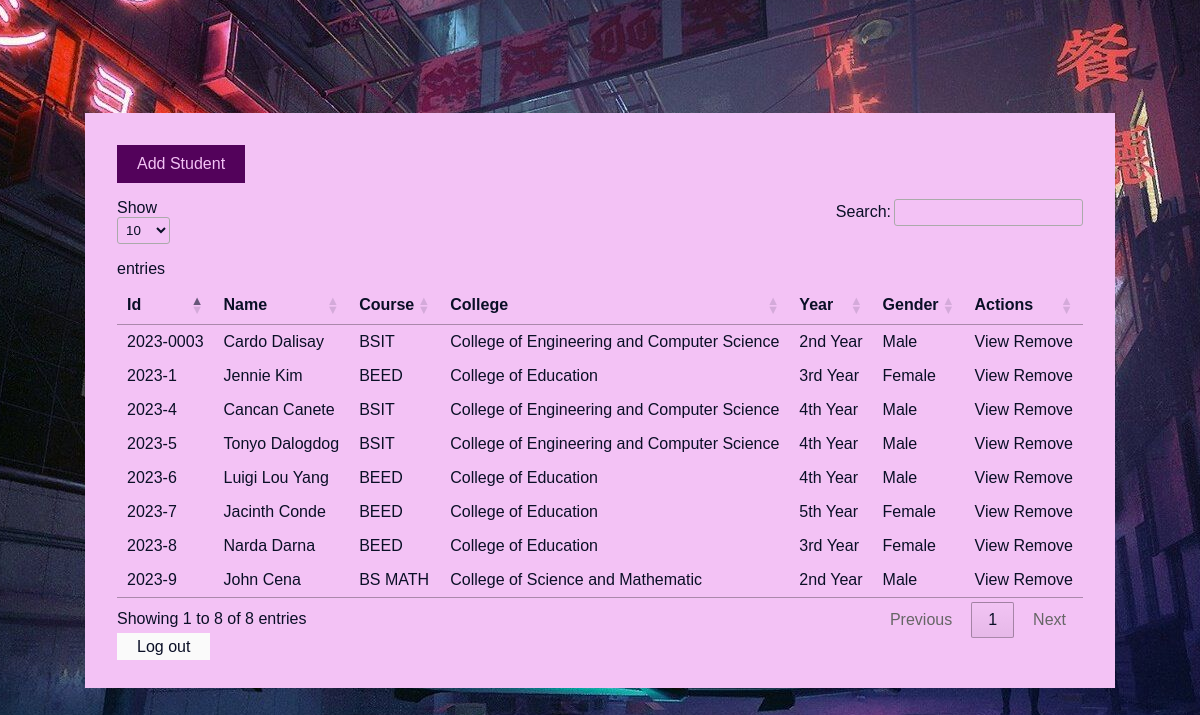
The app's page /index.php (signed in) with its own data.
### tables this page shows
CREATE TABLE `student` (
  `id` int NOT NULL,
  `displayId` varchar(12) NOT NULL,
  `firstName` varchar(64) NOT NULL,
  `lastName` varchar(64) NOT NULL,
  `course` varchar(64) NOT NULL,
  `college` varchar(64) NOT NULL,
  `year` varchar(16) DEFAULT NULL,
  `gender` varchar(10) NOT NULL,
  `studentImg` varchar(128) NOT NULL
);

### index.php (the view, shortened to what this page needs)
<?php
include("server.php");
?>
<!DOCTYPE html>
<html lang="en">
<head>
    <link rel="stylesheet" href="https://cdn.jsdelivr.net/npm/bootstrap-icons@1.9.1/font/bootstrap-icons.css">
    <link href="assets/css/style.css" rel="stylesheet" />
    <link rel="stylesheet" href="//cdn.datatables.net/1.12.1/css/jquery.dataTables.min.css">
    <link rel="stylesheet" href="https://cdnjs.cloudflare.com/ajax/libs/font-awesome/5.15.3/css/all.min.css" />
</head>
<body>
    <main>
        <a href="addStudent.php" class="add-btn">Add Student</a>
        <div class="table-container">
            <table id="table">
                <thead>
                    <tr>
                        <th>Id</th>
                        <th>Name</th>
                        <th>Course</th>
                        <th>College</th>
                        <th>Year</th>
                        <th>Gender</th>
                        <th>Actions</th>
                    </tr>
                </thead>
                <tbody>
                    <?php
                    $query = "SELECT * FROM student";
                    $result = mysqli_query($db, $query);
                    while ($row = mysqli_fetch_assoc($result)) {
                        $id = $row['id'];
                        echo "  <tr>
                                <td>{$row['displayId']}</td>
                                <td>{$row['firstName']} {$row['lastName']}</td>
                                <td>{$row['course']}</td>
                                <td>{$row['college']}</td>
                                <td>{$row['year']}</td>
                                <td>{$row['gender']}</td>
                                <td>
                                    <a href='studentView.php?id=$id' class='view-btn'>View</a>
                                    <a href='studentRemove.php?id=$id' class='trash-btn'>Remove</a>
                                </td>
                            </tr>";
                    }
                    ?>
                </tbody>
            </table>
        </div>
        <a href="server.php?logout=1" class="logout-btn">Log out</a>
    </main>
</body>
</html>

### style.css (style rules this page uses)
* { box-sizing: border-box; }
:root { --primary-color: #0A0F26; --off-color: #fafafa; --fade-color: rgba(223, 223, 223, 0.08); --base-color: #f3c2f5; --secondary-color: #53025b; }
* { font-family: 'Rubik', sans-serif; font-weight: 400; color: var(--primary-color); }
a { text-decoration: none; position: relative; }
body { background-image: url('../img/bg.jpg'); background-repeat: no-repeat; background-attachment: fixed; background-position: center; height: 100vh; margin: 0; overflow: hidden; display: flex; align-items: center; justify-content: center; }
main { background-color: var(--base-color); padding: 2rem; }
.add-btn { background-color: var(--secondary-color); color: var(--base-color); display: inline-block; width: fit-content; padding: 10px 20px; margin-bottom: 1rem; transition: 300ms; }
.logout-btn { background-color: var(--off-color); padding: 5px 20px; transition: 300ms; }
table { font-family: 'Rubik', sans-serif; }

### records on screen
student: displayId "2023-1", firstName "Jennie", lastName "Kim", course "BEED", college "College of Education", year "3rd Year", gender "Female"
student: displayId "2023-0003", firstName "Cardo", lastName "Dalisay", course "BSIT", college "College of Engineering and Computer Science", year "2nd Year", gender "Male"
student: displayId "2023-4", firstName "Cancan", lastName "Canete", course "BSIT", college "College of Engineering and Computer Science", year "4th Year", gender "Male"
student: displayId "2023-5", firstName "Tonyo", lastName "Dalogdog", course "BSIT", college "College of Engineering and Computer Science", year "4th Year", gender "Male"
student: displayId "2023-6", firstName "Luigi Lou", lastName "Yang", course "BEED", college "College of Education", year "4th Year", gender "Male"
student: displayId "2023-7", firstName "Jacinth", lastName "Conde", course "BEED", college "College of Education", year "5th Year", gender "Female"
student: displayId "2023-8", firstName "Narda", lastName "Darna", course "BEED", college "College of Education", year "3rd Year", gender "Female"
student: displayId "2023-9", firstName "John", lastName "Cena", course "BS MATH", college "College of Science and Mathematic", year "2nd Year", gender "Male"
